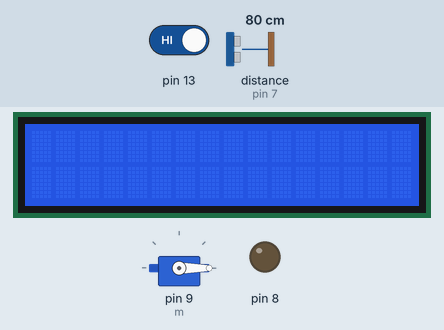
Recording of a sketch running on a simulated Arduino Uno, built with avr-gcc and run on an emulated ATmega328P. Shown: 16×2 character LCD, servo, output pins drawn as LEDs (lit = HIGH). Wiring (inferred from the names in the program): ultrasonic range finder: trigger pin 6; echo pin 7. The inputs (shaded band) are chosen by the test bench; at power-on: pin 13 HIGH, distance to the obstacle (sensor on pin 7) 80 cm. The echo pulse lasts 58.3 µs per cm; pins used as bus, display or sensor lines are not drawn; what the sketch prints to the serial monitor is not drawn.

Above: at 1.2 s.
1.3 s: pin 13 driven LOW
At 9.0 s:
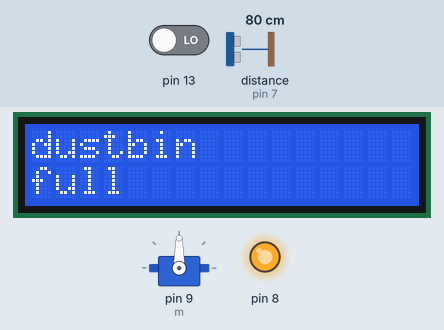
14.7 s: distance to the obstacle (sensor on pin 7) set to 99 cm
22.8 s: distance to the obstacle (sensor on pin 7) set to 106 cm
At 27.2 s:
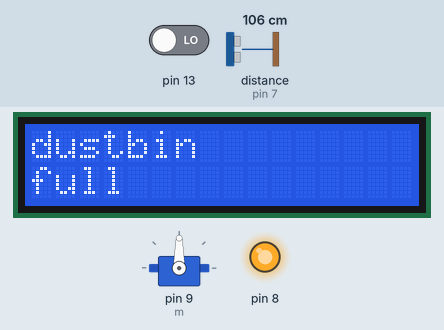
30.9 s: distance to the obstacle (sensor on pin 7) set to 2 cm
At 33.1 s:
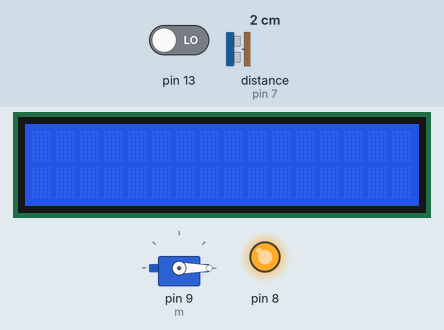
39.0 s: distance to the obstacle (sensor on pin 7) set to 120 cm
At 40.5 s:
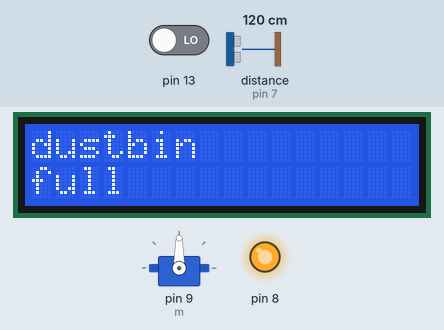
Timing chart, 0 to 42.0 s (numbered marks = the images above; inputs shaded):
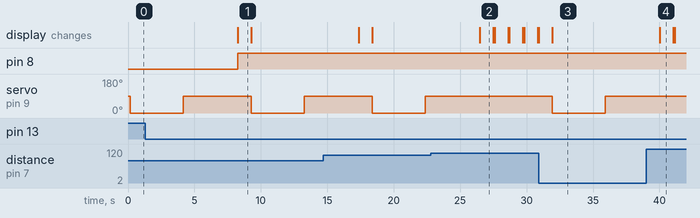

The sketch:

servo_and_ultrasonic.ino
```cpp
#include<Servo.h>
#include <LiquidCrystal.h>
const int rs  = 12, en = 11, d4 = 5, d5 = 4, d6 = 3, d7 = 2;
LiquidCrystal lcd(rs, en, d4, d5, d6, d7);
int trigPin = 6;
int echoPin = 7 ;
long duration, cm ;
Servo m ;


void setup() {
lcd.begin(16, 2);
m.attach(9);
Serial.begin (9600);
pinMode(13,INPUT);
pinMode(8,OUTPUT);
pinMode(trigPin, OUTPUT);
pinMode(echoPin, INPUT);
}

void loop() {
 int a=digitalRead(13);
 Serial.println(a);
  delay(100);
  if(a==0) {

    digitalWrite(8,HIGH);

    lcd.print("dustbin ");
    lcd.setCursor(0,2);
    lcd.print("full");

    delay(1000);
    lcd.clear();

  }
  else{
  Serial.print("dustbin");
  digitalWrite(8,LOW);
   }

  digitalWrite(trigPin, LOW);
  delayMicroseconds(5);
  digitalWrite(trigPin, HIGH);
  delayMicroseconds(10);
  digitalWrite(trigPin, LOW);
  duration = pulseIn(echoPin, HIGH);
  cm = (duration/2) / 29.1;
  Serial.print(cm);
  Serial.print("cm");
  Serial.println();
  if(cm<=100){
   m.write(0);
  delay(4000);
  m.write(90);
  delay(4000);
  }


}
```

Measured:
- after the input at 1.3 s, pin 8: LOW → HIGH after 7.0 s; the display: changes after 7.0 s (image 1)
- after the input at 22.8 s, servo on pin 9 (m): stays 90° (without the input it goes to 0° after 4.7 s)
- after the input at 30.9 s, servo on pin 9 (m): 90° → 0° after 1.0 s, → 90° 4.0 s later
- after the input at 39.0 s, servo on pin 9 (m): stays 90° (without the input it goes to 0° after 2.0 s)
- what the display in image 1 shows lasts 1.0 s, from 8.3 s to 9.3 s
